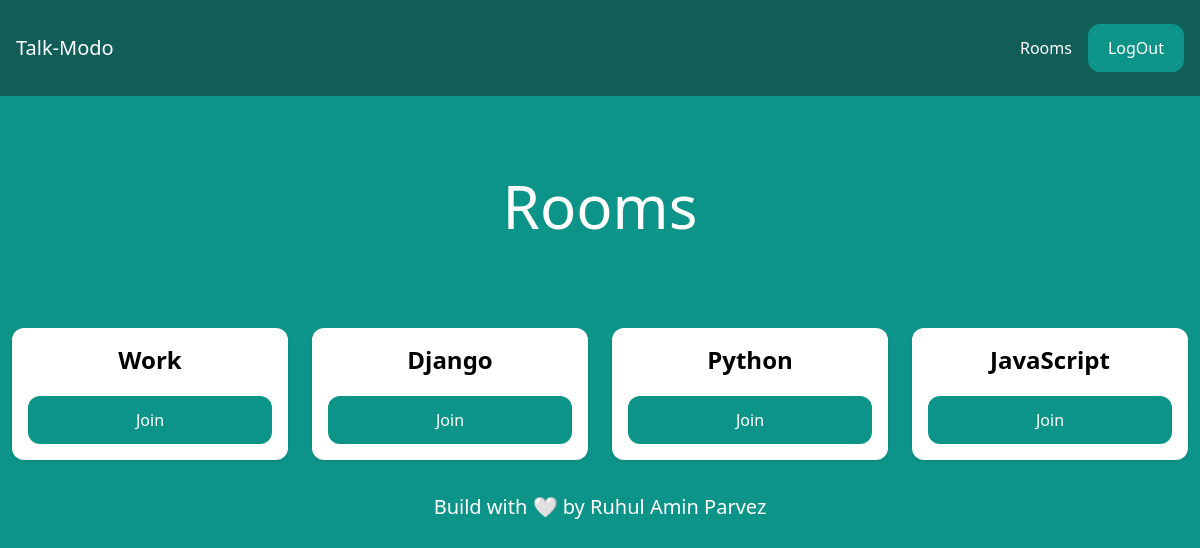
/rooms/ (signed in), run on the app's committed database.
### room/models.py (models this page shows, shortened)
class Room(models.Model):
    name = models.CharField(max_length=255)
    slug = models.SlugField(max_length=255, unique=True)

### room/views.py (the view)
# urls.py: path('rooms/', include('room.urls')),
@login_required
def rooms(request):
    return render(request, 'room/rooms.html', {
        'rooms': Room.objects.all()
    })

### room/templates/room/rooms.html (shortened to what this page needs)
{% extends 'core/base.html' %}
{% block content %}
<div class="p-10 lg:p-20 text-center" >
    <h1 class="text-3xl lg:text-6xl text-white">Rooms</h1>
</div>
<div class="w-full flex flex-wrap items-center">
    {% for room in rooms %}
        <div class="w-full lg:w-1/4 px-3 py-3">
            <div class="p-4 bg-white shadow rounded-xl text-center">
                <h2 class="mb-5 text-2xl font-semibold">{{ room.name }}</h2>
                <a href="{% url 'room' room.slug %}" class="px-5 py-3 block rounded-xl bg-teal-600 hover:bg-teal-700 text-white">Join</a>
            </div>
        </div>
    {% endfor %}
</div>
{% endblock %}

### data on the page
Room: name "Work"
Room: name "Django"
Room: name "Python"
Room: name "JavaScript"
